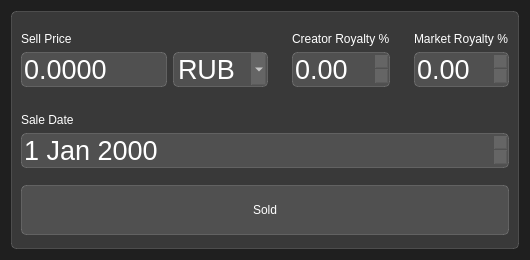
<?xml version="1.0" encoding="UTF-8"?>
<ui version="4.0">
 <class>sold_dialog</class>
 <widget class="QDialog" name="sold_dialog">
  <property name="geometry">
   <rect>
    <x>0</x>
    <y>0</y>
    <width>530</width>
    <height>260</height>
   </rect>
  </property>
  <property name="sizePolicy">
   <sizepolicy hsizetype="Preferred" vsizetype="Preferred">
    <horstretch>0</horstretch>
    <verstretch>0</verstretch>
   </sizepolicy>
  </property>
  <property name="minimumSize">
   <size>
    <width>530</width>
    <height>0</height>
   </size>
  </property>
  <property name="windowTitle">
   <string>Dialog</string>
  </property>
  <property name="styleSheet">
   <string notr="true">background-color: rgb(31, 31, 31);
color: rgb(255, 255, 255);</string>
  </property>
  <layout class="QHBoxLayout" name="horizontalLayout_3">
   <item>
    <widget class="QFrame" name="frame">
     <property name="sizePolicy">
      <sizepolicy hsizetype="Preferred" vsizetype="Preferred">
       <horstretch>0</horstretch>
       <verstretch>0</verstretch>
      </sizepolicy>
     </property>
     <property name="styleSheet">
      <string notr="true">background-color: rgba(255, 255, 255, 30);
border: 1px solid rgba(255, 255, 255, 40);
border-radius: 5px;</string>
     </property>
     <property name="frameShape">
      <enum>QFrame::StyledPanel</enum>
     </property>
     <property name="frameShadow">
      <enum>QFrame::Raised</enum>
     </property>
     <layout class="QVBoxLayout" name="verticalLayout_11">
      <property name="spacing">
       <number>6</number>
      </property>
      <item>
       <layout class="QHBoxLayout" name="horizontalLayout_5">
        <item>
         <widget class="QFrame" name="sell_frame">
          <property name="sizePolicy">
           <sizepolicy hsizetype="Preferred" vsizetype="Maximum">
            <horstretch>0</horstretch>
            <verstretch>0</verstretch>
           </sizepolicy>
          </property>
          <property name="styleSheet">
           <string notr="true">QFrame{
background-color: none;
border:none;
}
</string>
          </property>
          <layout class="QVBoxLayout" name="verticalLayout_4">
           <property name="leftMargin">
            <number>0</number>
           </property>
           <item>
            <widget class="QLabel" name="label_4">
             <property name="maximumSize">
              <size>
               <width>16777215</width>
               <height>20</height>
              </size>
             </property>
             <property name="styleSheet">
              <string notr="true">background-color: none;
border: none;</string>
             </property>
             <property name="text">
              <string>Sell Price</string>
             </property>
            </widget>
           </item>
           <item>
            <layout class="QHBoxLayout" name="horizontalLayout">
             <item>
              <widget class="QDoubleSpinBox" name="sold_price_ui">
               <property name="styleSheet">
                <string notr="true">font-size: 20pt;
</string>
               </property>
               <property name="buttonSymbols">
                <enum>QAbstractSpinBox::NoButtons</enum>
               </property>
               <property name="correctionMode">
                <enum>QAbstractSpinBox::CorrectToPreviousValue</enum>
               </property>
               <property name="decimals">
                <number>4</number>
               </property>
               <property name="maximum">
                <double>99999999999999991611392.000000000000000</double>
               </property>
               <property name="stepType">
                <enum>QAbstractSpinBox::DefaultStepType</enum>
               </property>
              </widget>
             </item>
             <item>
              <widget class="QComboBox" name="sold_currency_ui">
               <property name="minimumSize">
                <size>
                 <width>95</width>
                 <height>0</height>
                </size>
               </property>
               <property name="font">
                <font>
                 <pointsize>20</pointsize>
                </font>
               </property>
               <property name="styleSheet">
                <string notr="true">QComboBox {
   
}

QComboBox:editable {
    
}
QComboBox QAbstractItemView {

	background-color: rgb(31, 31, 31);
}
QComboBox:!editable, QComboBox::drop-down:editable {
     
}

/* QComboBox gets the &quot;on&quot; state when the popup is open */
QComboBox:!editable:on, QComboBox::drop-down:editable:on {
   
}

QComboBox:on { /* shift the text when the popup opens */
    
}

QComboBox::drop-down {
    
}


</string>
               </property>
               <item>
                <property name="text">
                 <string>RUB</string>
                </property>
               </item>
               <item>
                <property name="text">
                 <string>USDT</string>
                </property>
               </item>
               <item>
                <property name="text">
                 <string>ADA</string>
                </property>
               </item>
               <item>
                <property name="text">
                 <string>ETH</string>
                </property>
               </item>
              </widget>
             </item>
            </layout>
           </item>
          </layout>
         </widget>
        </item>
        <item>
         <widget class="QFrame" name="frame_3">
          <property name="sizePolicy">
           <sizepolicy hsizetype="Minimum" vsizetype="Maximum">
            <horstretch>0</horstretch>
            <verstretch>0</verstretch>
           </sizepolicy>
          </property>
          <property name="styleSheet">
           <string notr="true">QFrame{
background-color: none;
border:none;
}
</string>
          </property>
          <property name="frameShape">
           <enum>QFrame::StyledPanel</enum>
          </property>
          <property name="frameShadow">
           <enum>QFrame::Raised</enum>
          </property>
          <layout class="QVBoxLayout" name="verticalLayout_3">
           <item>
            <widget class="QLabel" name="label">
             <property name="text">
              <string>Creator Royalty %</string>
             </property>
            </widget>
           </item>
           <item>
            <widget class="QDoubleSpinBox" name="sold_creator_royalty">
             <property name="styleSheet">
              <string notr="true">font-size: 20pt;</string>
             </property>
            </widget>
           </item>
          </layout>
         </widget>
        </item>
        <item>
         <widget class="QFrame" name="frame_2">
          <property name="sizePolicy">
           <sizepolicy hsizetype="Minimum" vsizetype="Maximum">
            <horstretch>0</horstretch>
            <verstretch>0</verstretch>
           </sizepolicy>
          </property>
          <property name="styleSheet">
           <string notr="true">QFrame{
background-color: none;
border:none;
}
</string>
          </property>
          <property name="frameShape">
           <enum>QFrame::StyledPanel</enum>
          </property>
          <property name="frameShadow">
           <enum>QFrame::Raised</enum>
          </property>
          <layout class="QVBoxLayout" name="verticalLayout_6">
           <property name="rightMargin">
            <number>0</number>
           </property>
           <item>
            <widget class="QLabel" name="label_3">
             <property name="text">
              <string>Market Royalty %</string>
             </property>
            </widget>
           </item>
           <item>
            <widget class="QDoubleSpinBox" name="sold_market_royalty">
             <property name="styleSheet">
              <string notr="true">font-size: 20pt;</string>
             </property>
            </widget>
           </item>
          </layout>
         </widget>
        </item>
       </layout>
      </item>
      <item>
       <layout class="QVBoxLayout" name="verticalLayout_2">
        <item>
         <widget class="QFrame" name="sell_date_frame">
          <property name="sizePolicy">
           <sizepolicy hsizetype="Preferred" vsizetype="Maximum">
            <horstretch>0</horstretch>
            <verstretch>0</verstretch>
           </sizepolicy>
          </property>
          <property name="styleSheet">
           <string notr="true">QFrame{
background-color: none;
border:none;
}
</string>
          </property>
          <layout class="QVBoxLayout" name="verticalLayout">
           <property name="leftMargin">
            <number>0</number>
           </property>
           <property name="rightMargin">
            <number>0</number>
           </property>
           <item>
            <widget class="QLabel" name="label_5">
             <property name="text">
              <string>Sale Date</string>
             </property>
            </widget>
           </item>
           <item>
            <widget class="QDateEdit" name="sold_date_ui">
             <property name="font">
              <font>
               <pointsize>20</pointsize>
              </font>
             </property>
             <property name="styleSheet">
              <string notr="true">
QCalendarWidget QToolButton {
  font-size: 20pt;
  }
/* header row */
  QCalendarWidget QWidget { alternate-background-color: rgb(128, 128, 128); }

  /* normal days */
  QCalendarWidget QAbstractItemView:enabled 
  {
  	font-size:20px;  
  	color: rgb(255, 255, 255);  
  	background-color: rgba(255, 255, 255, 30);  
  	selection-background-color: rgb(64, 64, 64); 
  	selection-color: rgb(0, 255, 0); 
  }
QCalendarWidget QAbstractItemView:disabled 
{ 
color: rgb(64, 64, 64); 
}</string>
             </property>
             <property name="calendarPopup">
              <bool>false</bool>
             </property>
            </widget>
           </item>
          </layout>
         </widget>
        </item>
       </layout>
      </item>
      <item>
       <widget class="QPushButton" name="sold_dialog_button">
        <property name="minimumSize">
         <size>
          <width>0</width>
          <height>50</height>
         </size>
        </property>
        <property name="styleSheet">
         <string notr="true">QPushButton{
background-color: rgba(255, 255, 255, 30);
border: 1px solid rgba(255, 255, 255, 40);
border-radius: 5px;
}
QPushButton::hover{
background-color: rgba(255, 255, 255, 40);
}
QPushButton::pressed{
background-color: rgba(255, 255, 255, 50);
}</string>
        </property>
        <property name="text">
         <string>Sold</string>
        </property>
       </widget>
      </item>
     </layout>
    </widget>
   </item>
  </layout>
 </widget>
 <resources/>
 <connections/>
</ui>
